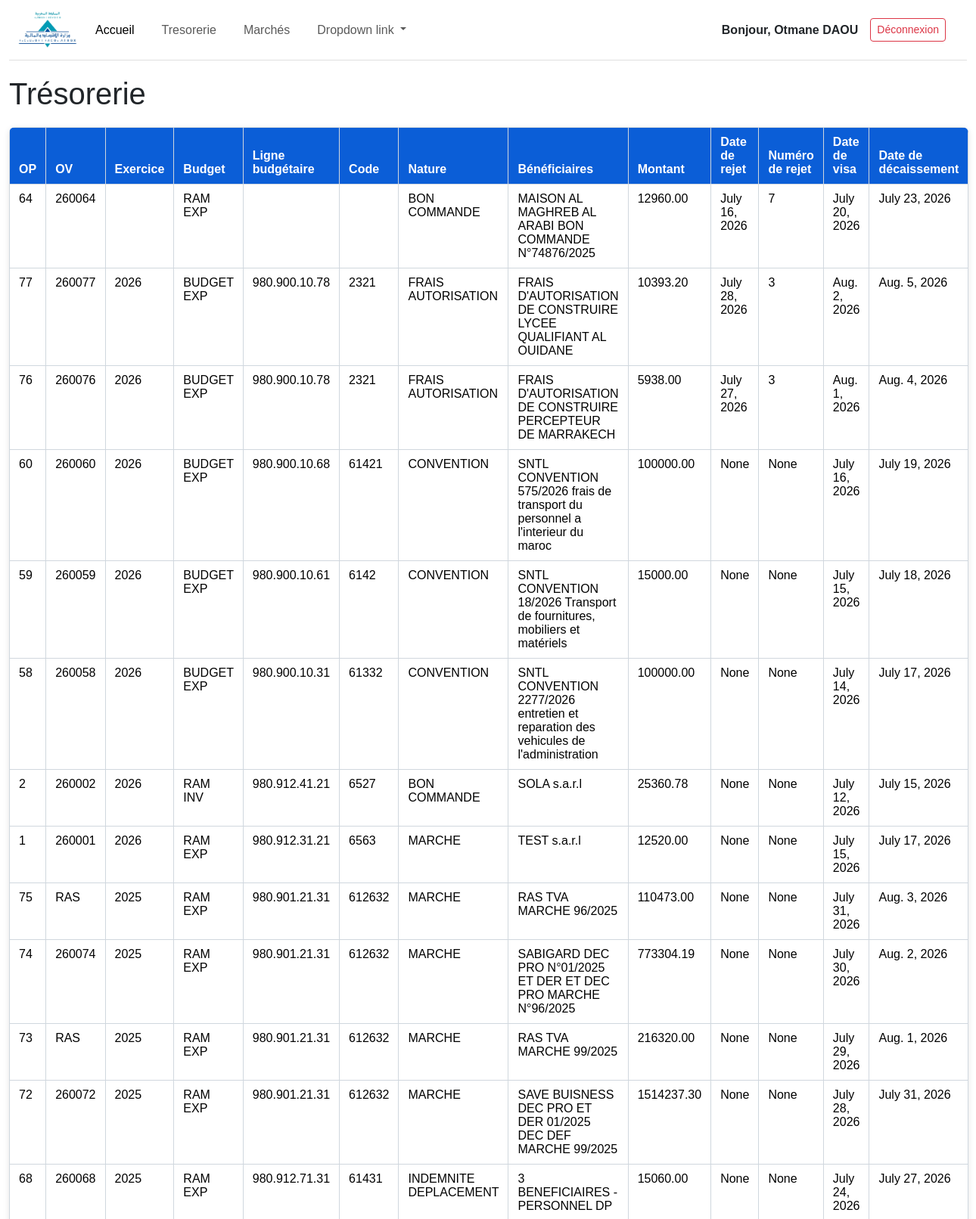
The page /tresorerie/tableau (signed in, upper part) on the database its author committed.
### tresorerie/models.py (models this page shows, shortened)
class Tresorerie(models.Model):
    class TypeBudget(models.TextChoices):
        RAM_EXP = "RAM EXP", "RAM Exploitation"
        RAM_INV = "RAM INV", "RAM Investissement"
        BUDGET_EXP = "BUDGET EXP", "Budget Exploitation"
        BUDGET_INV = "BUDGET INV", "Budget Investissement"
    class Nature(models.TextChoices):
        MARCHE = "MARCHE", "Marché"
        HRS_SUPP = "HEURES_SUPP", "Heures supplémentaires"
        BN_CMD = "BON COMMANDE", "Bon de commande"
        CNV = "CONVENTION", "Convention"
        FR_AUTO = "FRAIS AUTORISATION", "Frais autorisations"
        INSER = "INSERSTION", "Insertion"
        IND_DPL = "INDEMNITE DEPLACEMENT", "Indemnité de déplacement"
    op = models.PositiveIntegerField(verbose_name="Numéro d'OP")
    ov = models.CharField(
        max_length=30,
        blank=True,
        null=True,
        verbose_name="Numéro d'OV",
        help_text="Renseigné l'ordre de virement.",
    )
    exercice = models.PositiveSmallIntegerField(verbose_name="Exercice d'origine")
    budget = models.CharField(
        max_length=10, choices=TypeBudget.choices, verbose_name="RAM ou Budget"
    )
    ligne_budgetaire = models.CharField(
        max_length=50,
        verbose_name="Ligne budgétaire",
        help_text="Exemple : 980.912.32.31",
    )
    code = models.PositiveIntegerField(
        verbose_name="Code CGNC",
        help_text=(
            "Code du plan comptable CGNC. À vérifier : envisager une ForeignKey vers "
            "votre modèle de plan comptable (app accounting) plutôt qu'un entier brut, "
            "pour garantir la cohérence avec votre plan comptable."
        ),
    )
    nature = models.CharField(
        max_length=50, choices=Nature.choices, verbose_name="Nature"
    )
    marche = models.ForeignKey(
        "marche.FicheMarche",
        on_delete=models.PROTECT,
        null=True,
        blank=True,
        verbose_name="Numéro de marché",
    )
    reference_document = models.CharField(
        max_length=100,
        null=True,
        blank=True,
        verbose_name="Référence",
        help_text="N° Bons de commande, n°Conventions, etc. (hors Marchés, heures supp, indemnités).",
    )
    beneficiaires = models.CharField(max_length=255, verbose_name="Bénéficiaires")
    montant = models.DecimalField(
        max_digits=14, decimal_places=2, verbose_name="Montant de décompte"
    )
    date_rejet = models.DateField(null=True, blank=True, verbose_name="Date de rejet")
    num_rejet = models.PositiveIntegerField(
        null=True, blank=True, verbose_name="Numéro de rejet"
    )
    date_visa = models.DateField(null=True, blank=True, verbose_name="Date de visa")
    date_decaissement = models.DateField(
        null=True,
        blank=True,
        verbose_name="Date de décaissement",
        help_text="Décaissement sur compte TGR.",
    )
    created_at = models.DateTimeField(auto_now_add=True)
    updated_at = models.DateTimeField(auto_now=True)
    class Meta:
        verbose_name = "Trésorerie"
        verbose_name_plural = "Trésorerie"
        ordering = ["-exercice", "-op"]
        constraints = [
            models.UniqueConstraint(
                fields=["op", "exercice"], name="unique_op_exercice"
            ),
        ]
        indexes = [
            models.Index(fields=["exercice", "op"]),
            models.Index(fields=["ligne_budgetaire"]),
        ]

### tresorerie/views.py (the view)
# urls.py: path("tableau", views.tresorerie_table, name="tresorerie_table"),
def tresorerie_table(request):
    tresorerie_list = Tresorerie.objects.all()
    return render(
        request,
        "tr_tableau/tresorerie_table.html",
        {"tresorerie_list": tresorerie_list},
    )

### templates/tr_tableau/tresorerie_table.html (shortened to what this page needs)
{% extends "base.html" %}
{% load static %}
{% block content %}
    <h1>Trésorerie</h1>
    <table class="table">
        <thead>
            <tr>
                <th>OP</th>
                <th>OV</th>
                <th>Exercice</th>
                <th>Budget</th>
                <th>Ligne budgétaire</th>
                <th>Code</th>
                <th>Nature</th>
                <th>Bénéficiaires</th>
                <th>Montant</th>
                <th>Date de rejet</th>
                <th>Numéro de rejet</th>
                <th>Date de visa</th>
                <th>Date de décaissement</th>
            </tr>
        </thead>
        <tbody>
            {% for tresorerie in tresorerie_list %}
            <tr>
                <td>{{ tresorerie.op }}</td>
                <td>{{ tresorerie.ov }}</td>
                <td>{{ tresorerie.exercice }}</td>
                <td>{{ tresorerie.budget }}</td>
                <td>{{ tresorerie.ligne_budgetaire }}</td>
                <td>{{ tresorerie.code }}</td>
                <td>{{ tresorerie.nature }}</td>
                <td>{{ tresorerie.beneficiaires }}</td>
                <td>{{ tresorerie.montant }}</td>
                <td>{{ tresorerie.date_rejet }}</td>
                <td>{{ tresorerie.num_rejet }}</td>
                <td>{{ tresorerie.date_visa }}</td>
                <td>{{ tresorerie.date_decaissement }}</td>
            </tr>
            {% endfor %}
        </tbody>
    </table>
{% endblock %}

### templates/parts/navbar.html (shortened to what this page needs)
{% load static %}
{% load static %}
<div class="container-fluid">
<nav class="navbar navbar-expand-lg navbar-light" style="margin-bottom: 20px; height: 80px; background-color: #ffffff; border-bottom: 1px solid #e0e0e0; padding: 0;">
  <div class="container-fluid">
    <a class="navbar-brand me-3" href="{% url 'index' %}">
      <img src="{% static 'IMAGE/fin_logo.png' %}" alt="Logo" height="78px" style="width: auto;">
    </a>
    <div class="collapse navbar-collapse" id="navbarNavDropdown">
      <ul class="navbar-nav me-auto">
        {% if user.is_authenticated %}
        <li class="nav-item">
          <a class="nav-link active" aria-current="page" href="{% url 'index' %}">Accueil</a>
        </li>
        <li class="nav-item">
          <a class="nav-link" href="{% url 'tresorerie_table' %}">Tresorerie</a>
        </li>
        <li class="nav-item">
          <a class="nav-link" href="{% url 'tableau_marche' %}">Marchés</a>
        </li>
        <li class="nav-item dropdown">
          <a class="nav-link dropdown-toggle" href="#" id="navbarDropdownMenuLink" role="button" data-bs-toggle="dropdown" aria-expanded="false">
            Dropdown link
          </a>
        </li>
        {% endif %}
      </ul>
      {% if user.is_authenticated %}
      <div class="d-flex align-items-center ms-auto gap-3 pe-3">
          <span class="navbar-text text-dark fw-bold mb-0">
              Bonjour, {{ user.first_name|title }} {{ user.last_name|upper }}
          </span>
          <form method="post" action="{% url 'logout' %}" class="m-0">
              <button type="submit" class="btn btn-outline-danger btn-sm">
                  Déconnexion
              </button>
          </form>
      </div>
      {% endif %}
    </div>
  </div>
</nav>
</div>

### MP_Manager/static/CSS/style.css (style rules this page uses)
nav { background-color: #333; color: #fff; padding: 10px; }
nav ul { list-style-type: none; margin: 0; padding: 0; display: flex; }
nav ul li { margin-right: 20px; }
nav ul li a { color: #fff; text-decoration: none; }
.table { width: 100%; border-collapse: collapse; margin: 20px 0; background-color: #ffffff; box-shadow: 0 2px 8px rgba(0, 0, 0, 0.1); border-radius: 8px; overflow: hidden; }
.table th, .table td { border: 1px solid #d0d7de; padding: 10px 12px; text-align: left; }
.table thead th { background-color: #0b5ed7; color: #ffffff; font-weight: bold; }
.table tbody tr:nth-child(even) { background-color: #f8f9fa; }

### rows shown on the page
Tresorerie: op "64", ov "260064", budget "RAM EXP", nature "BON COMMANDE", beneficiaires "MAISON AL MAGHREB AL ARABI BON COMMANDE N°74876/2025", montant "12960.00", date_rejet "July 16, 2026", num_rejet "7", date_visa "July 20, 2026", date_decaissement "July 23, 2026"
Tresorerie: op "77", ov "260077", exercice "2026", budget "BUDGET EXP", ligne_budgetaire "980.900.10.78", code "2321", nature "FRAIS AUTORISATION", beneficiaires "FRAIS D'AUTORISATION DE CONSTRUIRE LYCEE QUALIFIANT AL OUIDANE", montant "10393.20", date_rejet "July 28, 2026", num_rejet "3", date_visa "Aug. 2, 2026", date_decaissement "Aug. 5, 2026"
Tresorerie: op "76", ov "260076", exercice "2026", budget "BUDGET EXP", ligne_budgetaire "980.900.10.78", code "2321", nature "FRAIS AUTORISATION", beneficiaires "FRAIS D'AUTORISATION DE CONSTRUIRE PERCEPTEUR DE MARRAKECH", montant "5938.00", date_rejet "July 27, 2026", num_rejet "3", date_visa "Aug. 1, 2026", date_decaissement "Aug. 4, 2026"
Tresorerie: op "60", ov "260060", exercice "2026", budget "BUDGET EXP", ligne_budgetaire "980.900.10.68", code "61421", nature "CONVENTION", beneficiaires "SNTL CONVENTION 575/2026 frais de transport du personnel a l'interieur du maroc", montant "100000.00", date_rejet "None", num_rejet "None", date_visa "July 16, 2026", date_decaissement "July 19, 2026"
Tresorerie: op "59", ov "260059", exercice "2026", budget "BUDGET EXP", ligne_budgetaire "980.900.10.61", code "6142", nature "CONVENTION", beneficiaires "SNTL CONVENTION 18/2026 Transport de fournitures, mobiliers et matériels", montant "15000.00", date_rejet "None", num_rejet "None", date_visa "July 15, 2026", date_decaissement "July 18, 2026"
Tresorerie: op "58", ov "260058", exercice "2026", budget "BUDGET EXP", ligne_budgetaire "980.900.10.31", code "61332", nature "CONVENTION", beneficiaires "SNTL CONVENTION 2277/2026 entretien et reparation des vehicules de l'administration", montant "100000.00", date_rejet "None", num_rejet "None", date_visa "July 14, 2026", date_decaissement "July 17, 2026"
Tresorerie: op "2", ov "260002", exercice "2026", budget "RAM INV", ligne_budgetaire "980.912.41.21", code "6527", nature "BON COMMANDE", beneficiaires "SOLA s.a.r.l", montant "25360.78", date_rejet "None", num_rejet "None", date_visa "July 12, 2026", date_decaissement "July 15, 2026"
Tresorerie: op "1", ov "260001", exercice "2026", budget "RAM EXP", ligne_budgetaire "980.912.31.21", code "6563", nature "MARCHE", beneficiaires "TEST s.a.r.l", montant "12520.00", date_rejet "None", num_rejet "None", date_visa "July 15, 2026", date_decaissement "July 17, 2026"
Tresorerie: op "75", ov "RAS", exercice "2025", budget "RAM EXP", ligne_budgetaire "980.901.21.31", code "612632", nature "MARCHE", beneficiaires "RAS TVA MARCHE 96/2025", montant "110473.00", date_rejet "None", num_rejet "None", date_visa "July 31, 2026", date_decaissement "Aug. 3, 2026"
Tresorerie: op "74", ov "260074", exercice "2025", budget "RAM EXP", ligne_budgetaire "980.901.21.31", code "612632", nature "MARCHE", beneficiaires "SABIGARD DEC PRO N°01/2025 ET DER ET DEC PRO MARCHE N°96/2025", montant "773304.19", date_rejet "None", num_rejet "None", date_visa "July 30, 2026", date_decaissement "Aug. 2, 2026"
Tresorerie: op "73", ov "RAS", exercice "2025", budget "RAM EXP", ligne_budgetaire "980.901.21.31", code "612632", nature "MARCHE", beneficiaires "RAS TVA MARCHE 99/2025", montant "216320.00", date_rejet "None", num_rejet "None", date_visa "July 29, 2026", date_decaissement "Aug. 1, 2026"
Tresorerie: op "72", ov "260072", exercice "2025", budget "RAM EXP", ligne_budgetaire "980.901.21.31", code "612632", nature "MARCHE", beneficiaires "SAVE BUISNESS DEC PRO ET DER 01/2025 DEC DEF MARCHE 99/2025", montant "1514237.30", date_rejet "None", num_rejet "None", date_visa "July 28, 2026", date_decaissement "July 31, 2026"
Tresorerie: op "68", ov "260068", exercice "2025", budget "RAM EXP", ligne_budgetaire "980.912.71.31", code "61431", nature "INDEMNITE DEPLACEMENT", beneficiaires "3 BENEFICIAIRES -PERSONNEL DP", montant "15060.00", date_rejet "None", num_rejet "None", date_visa "July 24, 2026", date_decaissement "July 27, 2026"

### other values the page prints
{{ user.first_name|title }} "Otmane"
{{ user.last_name|upper }} "DAOU"
